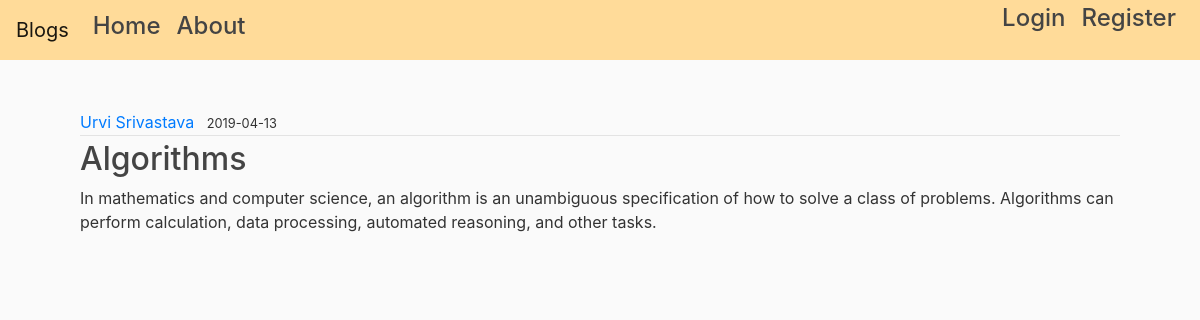
/post/1, run on the app's committed database.
### blog/models.py (models this page shows, shortened)
class User(db.Model, UserMixin):
    id = db.Column(db.Integer, primary_key = True)
    username = db.Column(db.String(20),unique=True, nullable=False)
    email = db.Column(db.String(120),unique=True, nullable=False)
    image = db.Column(db.String(25), nullable=False, default = 'default.jpeg')
    password = db.Column(db.String(60), nullable=False)
    posts = db.relationship('Post', backref = 'author', lazy=True)

class Post(db.Model):
    id = db.Column(db.Integer, primary_key = True)
    title = db.Column(db.String(100),nullable = False)
    date_posted = db.Column(db.DateTime, nullable=False, default = datetime.utcnow)
    content = db.Column(db.Text, nullable = False)
    user_id = db.Column(db.Integer, db.ForeignKey('user.id'),nullable=False)

### blog/routes.py (the view)
@app.route("/post/<int:post_id>")
def post(post_id):
    post = Post.query.get_or_404(post_id)
    return render_template('post.html', title=post.title, post=post)

### blog/templates/post.html (shortened to what this page needs)
<!DOCTYPE html>
{% extends "base.html" %}
{% block container %}
    <article class="media">
      <div class="media-body" >
        <div class="article" >
          <a class="mr-2" href="#">{{ post.author.username }}</a>
          <small class="text">{{ post.date_posted.strftime('%Y-%m-%d') }}</small>
          </div>
          <h2 class="article-title" >{{ post.title }}</a></h2>
          <p class="content">{{ post.content }}</p>
      </div>
{% endblock %}

### blog/static/main.css (style rules this page uses)
body { background: #fafafa; color: #333333; margin-top: 0px; }
h1, h2, h3, h4, h5, h6 { color: #444444; }
.article-title { color: #444444; }
.content { white-space: pre-line; }
.article { padding-bottom: 1px; margin-bottom: 4px; border-bottom: 1px solid #e3e3e3 }

### data on the page
User: author.username "Urvi Srivastava"
Post: date_posted "2019-04-13", title "Algorithms", content "In mathematics and computer science, an algorithm is an unambiguous specification of how to solve a class of problems. Algorithms can perform calculation, data processing, automated reasoning, and other tasks."
